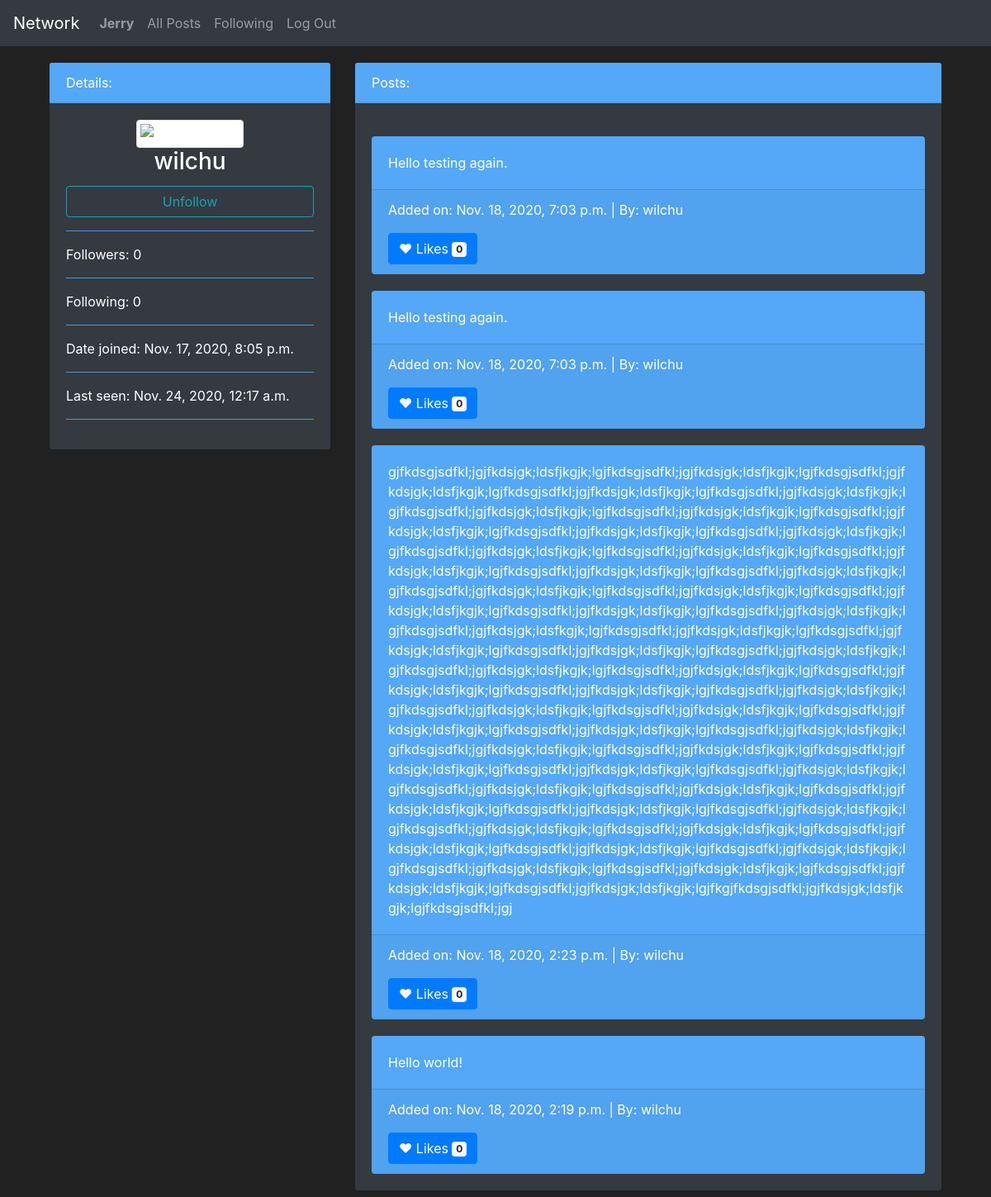
/profil/2 (signed in), run on the app's committed database.
### network/models.py (models this page shows, shortened)
class User(AbstractUser):
    followers = models.IntegerField(default=0)
    following = models.IntegerField(default=0)

class Posts(models.Model):
    post_owner = models.ForeignKey(User, on_delete=models.CASCADE)
    post_content = models.CharField(max_length=2000)
    post_likes = models.IntegerField(default=0)
    post_date = models.DateTimeField(auto_now_add=True)

### network/views.py (the view, shortened to what this page needs)
# urls.py: path("profil/<int:userID>", views.profil, name="profil")
def profil(request, userID):
    try:
        get_user = User.objects.get(pk=int(userID))
    except ObjectDoesNotExist:
        return HttpResponseNotFound('<h1>User not found</h1>')
    follower = User.objects.get(pk=int(request.user.id))
    follow_object = Follows.objects.filter(follower = follower).filter(target = get_user)
    if follow_object:
        is_following = True
    else:
        is_following = False
    return render(request, 'network/profil.html', {
        'user_id': get_user.id,
        'user_nickname': get_user.username,
        'user_followers': get_user.followers,
        'user_following': get_user.following,
        'user_joined': get_user.date_joined,
        'user_seen': get_user.last_login,
        'user_posts': Posts.objects.all().filter(post_owner = get_user).order_by('-post_date'),
        "follow_status": is_following
    })

### network/templates/network/profil.html (shortened to what this page needs)
{% extends "network/layout.html" %}
{% block body %}
    <section>
        <div class="container">
            <div class="row">
                <div class="col-md-4">
                    <div class="card text-white bg-dark mb-3">
                        <div class="card-header">Details:</div>
                        <div class="card-body">
                          <div class="text-center">
                            <img src="https://cdn.pixabay.com/photo/2015/10/05/22/37/blank-profile-picture-973460_960_720.png" width="200px;"class="img-thumbnail" alt="Icon of a user">
                            <h3 class="card-title">{{ user_nickname }}</h3>
                          </div>
                          {% if user_nickname != user.username %}
                            <form action="{% url 'profil' user_id %}" method="POST">
                              {% if follow_status == False %}
                                <button type="submit" name="action" value="follow" class="btn btn-outline-info btn-block">Follow</button>
                              {% else %}
                                <button type="submit" name="action" value="unfollow" class="btn btn-outline-info btn-block">Unfollow</button>
                              {% endif %}
                            </form>
                          {% endif %}
                          <hr>
                          <p class="card-text">Followers: {{ user_followers }}</p>
                          <hr>
                          <p class="card-text">Following: {{ user_following }}</p>
                          <hr>
                          <p class="card-text">Date joined: {{ user_joined }}</p>
                          <hr>
                          <p class="card-text">Last seen: {{ user_seen }}</p>
                          <hr>
                        </div>
                      </div>
                </div>
                <div class="col-md-8">
                    <div class="card text-white bg-dark mb-3">
                        <div class="card-header">Posts:</div>
                        <div class="card-body">
                           {% for post in user_posts %}
                              <div class="card bg-blue text-white">
                                <div class="card-body">
                                  <p class="card-text">{{ post.post_content }}</p>
                                </div>
                                <div class="card-footer">
                                  <p>Added on: {{ post.post_date }} | By: {{ post.post_owner }}</p>
                                  <button type="button" class="btn btn-primary">
                                    &hearts; Likes <span class="badge badge-light">{{ post.post_likes }}</span>
                                  </button>
                                </div>
                              </div>
                              {% empty %}
                              <h4>No posts to display yet.</h4>
                           {% endfor %}
                        </div>
                      </div>
                </div>
            </div>
        </div>
    </section>
{% endblock %}

### network/templates/network/layout.html (shortened to what this page needs)
{% load static %}
<!DOCTYPE html>
<html lang="en">
    <head>
        <link rel="stylesheet" href="https://stackpath.bootstrapcdn.com/bootstrap/4.4.1/css/bootstrap.min.css">
        <link href="{% static 'network/styles.css' %}" rel="stylesheet">
    </head>
    <body>
        <nav class="navbar navbar-expand-lg navbar-dark bg-dark">
            <a class="navbar-brand" href="#">Network</a>
            <div>
              <ul class="navbar-nav mr-auto">
                {% if user.is_authenticated %}
                    <li class="nav-item">
                        <a class="nav-link" href="{% url 'profil' user.id %}"><strong>{{ user.username }}</strong></a>
                    </li>
                {% endif %}
                <li class="nav-item">
                  <a class="nav-link" href="{% url 'index' %}">All Posts</a>
                </li>
                {% if user.is_authenticated %}
                    <li class="nav-item">
                        <a class="nav-link" href="#">Following</a>
                    </li>
                    <li class="nav-item">
                        <a class="nav-link" href="{% url 'logout' %}">Log Out</a>
                    </li>
                {% endif %}
              </ul>
            </div>
          </nav>
        <div class="body container">
            {% block body %}
            {% endblock %}
        </div>
    </body>
</html>

### network/static/network/styles.css (style rules this page uses)
body { background-color: #212121; }
.card { margin-top: 20px; border: none; }
.card-header, hr, .bg-blue { background-color: #54a8f7 !important; }

### data on the page
User: username "Jerry"
User: username "wilchu", date_joined "Nov. 17, 2020, 8:05 p.m.", last_login "Nov. 24, 2020, 12:17 a.m."
Posts: post_content "Hello testing again.", post_date "Nov. 18, 2020, 7:03 p.m.", post_owner "wilchu", post_likes "0"
Posts: post_content "Hello testing again.", post_date "Nov. 18, 2020, 7:03 p.m.", post_owner "wilchu", post_likes "0"
Posts: post_content "gjfkdsgjsdfkl;jgjfkdsjgk;ldsfjkgjk;lgjfkdsgjsdfkl;jgjfkdsjgk;ldsfjkgjk;lgjfkdsgjsdfkl;jgjfkdsjgk;ldsfjkgjk;lgjfkdsgjsdfkl;jgjfkdsjgk;ldsfjkgjk;lgjfkdsgjsdfkl;jgjfkdsjgk;ldsfjkgjk;lgjfkdsgjsdfkl;jgjfkdsjgk;ldsfjkgjk;lgjfkdsgjsdfkl;jgjfkdsjgk;ldsfjkgjk;lgjfkdsgjsdfkl;jgjfkdsjgk;ldsfjkgjk;lgjfkdsgjsdfkl;jgjfkdsjgk;ldsfjkgjk;lgjfkdsgjsdfkl;jgjfkdsjgk;ldsfjkgjk;lgjfkdsgjsdfkl;jgjfkdsjgk;ldsfjkgjk;lgjfkdsgjsdfkl;jgjfkdsjgk;ldsfjkgjk;lgjfkdsgjsdfkl;jgjfkdsjgk;ldsfjkgjk;lgjfkdsgjsdfkl;jgjfkdsjgk;ldsfjkgjk;lgjfkdsgjsdfkl;jgjfkdsjgk;ldsfjkgjk;lgjfkdsgjsdfkl;jgjfkdsjgk;ldsfjkgjk;lgjfkdsgjsdfkl;jgjfkdsjgk;ldsfjkgjk;lgjfkdsgjsdfkl;jgjfkdsjgk;ldsfjkgjk;lgjfkdsgjsdfkl;jgjfkdsjgk;ldsfjkgjk;lgjfkdsgjsdfkl;jg…", post_date "Nov. 18, 2020, 2:23 p.m.", post_owner "wilchu", post_likes "0"
Posts: post_content "Hello world!", post_date "Nov. 18, 2020, 2:19 p.m.", post_owner "wilchu", post_likes "0"

### other printed values
{{ user_followers }} "0"
{{ user_following }} "0"
